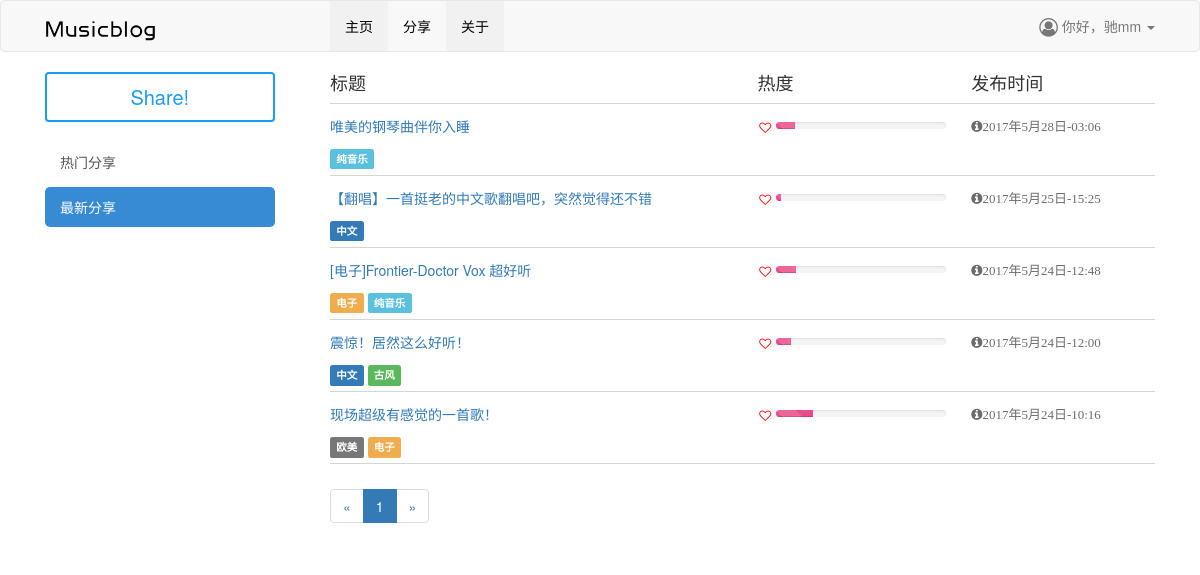
The page /indexbynew/ (signed in) on the database its author committed.
### app/models.py (models this page shows, shortened)
class essay(models.Model):
    title = models.CharField(max_length=128,blank=False,null=False)
    auther = models.CharField(max_length=50,blank=False,null=False)
    creatdate = models.DateTimeField(auto_now_add=True)
    content = models.TextField()
    platform = models.CharField(max_length=128)
    link = models.CharField(max_length=2048,blank=False,null=False)
    like = models.IntegerField(default=0)
    comment = models.IntegerField(default=0)
    open = models.IntegerField(default=0)
    popular = models.DecimalField(max_digits=7,decimal_places=2,default=0)
    lable = models.CharField(max_length=128,default='')

### app/views.py (the view)
# urls.py: url(r'^indexbynew/$',v1.indexbynew,name='indexbynew'),
def indexbynew(request):
    blog_list = essay.objects.all().order_by('-creatdate')
    paginator = Paginator(blog_list,10)
    page = request.GET.get('page')
    try:
        blog_list = paginator.page(page)
    except PageNotAnInteger:
        blog_list = paginator.page(1)
    except EmptyPage:
        blog_list = paginator.page(1)
    numlist = range(1,paginator.num_pages+1)
    lablelist = []
    for e in blog_list:
        lablelist.append(str(e.lable).split(';')[1:])
    return render(request, 'index.html', {'posts': blog_list,'numlist':numlist,'lablelist':lablelist,'state':2})

### app/templates/index.html (shortened to what this page needs)
{% extends "base.html" %}
{% block content %}
        <div class="row">
            <div class="col-xs-6">
                <font face="youyuan" size="4">标题</font>
            </div>
            <div class="col-xs-3">
                <font face="youyuan" size="4">热度</font>
            </div>
            <div class="col-xs-3">
                <font face="youyuan" size="4">发布时间</font>
            </div>
        </div>
        <hr>
        {% for post in posts %}
        <div class="row">
            <div class="col-xs-6">
                <div class="news-list-item">
                    <a class="title" href="{% url 'show_blog' post.id %}">
                        <h5>{{ post.title }}</h5>
                    </a>
                    {% for i in lablelist %}
                        {% ifequal forloop.counter forloop.parentloop.counter %}
                            {% for j in i %}
                                {% ifequal j '电子' %}
                                    <span class="label label-warning">{{j}}</span>
                                {% endifequal %}
                                {% ifequal j '欧美' %}
                                    <span class="label label-default">{{j}}</span>
                                {% endifequal %}
                                {% ifequal j '纯音乐' %}
                                    <span class="label label-info">{{j}}</span>
                                {% endifequal %}
                                {% ifequal j '中文' %}
                                    <span class="label label-primary">{{j}}</span>
                                {% endifequal %}
                                {% ifequal j '古风' %}
                                    <span class="label label-success">{{j}}</span>
                                {% endifequal %}
                            {% endfor %}
                        {% endifequal %}
                    {% endfor %}
                </div>
            </div>
            <div class="col-xs-3">
                <h6>
                    <div style="float: left;width:10%;  margin-top: 1px;">
                        <i class="fa fa-heart-o fa-fw" aria-hidden="true" style="color: red;"></i>
                    </div>
                    <div style="float: left;width: 88%; margin-top: 3px;" >
                        <div class="progress" style="height: 7px;width: 170px;">
                            <div class="progress-bar progress-bar-danger progress-bar-striped active" role="progressbar" aria-valuenow="100" aria-valuemin="0" aria-valuemax="10" style="width:{{ post.popular }}%;color:#ea4c89">
                            </div>
                        </div>
                    </div>
                </h6>
            </div>
            <div class="col-xs-3">
                <div class="news-list-item">
                    <h6><span class="fa fa-info-circle info2">{{ post.creatdate|date:"Y年n月d日-H:i" }}</span></h6>
                </div>
            </div>
        </div>
        <hr>
        {% endfor%}
        <nav aria-label="Page navigation" style="text-align: left">
            <ul class="pagination">
                {% if posts.has_previous %}
                <li>
                    <a href="?page={{ posts.previous_page_number }}" aria-label="Previous">
                        <span aria-hidden="true">&laquo;</span>
                    </a>
                </li>
                {% else %}
                    <li class="disable">
                    <a aria-label="Previous">
                        <span aria-hidden="true">&laquo;</span>
                    </a>
                    </li>
                {% endif %}
                {% for i in numlist %}
                    {% if i == posts.number %}
                        <li class="active"><a href="?page={{i}}">{{i}}</a></li>
                    {% else %}
                        <li><a href="?page={{i}}">{{i}}</a></li>
                    {% endif %}
                {% endfor %}
                {% if posts.has_next %}
                    <li>
                        <a href="?page={{ posts.next_page_number }}" aria-label="Next">
                            <span aria-hidden="true">&raquo;</span>
                        </a>
                    </li>
                {% else %}
                    <li class="disable">
                        <a aria-label="Next">
                            <span aria-hidden="true">&raquo;</span>
                        </a>
                    </li>
                {% endif %}
            </ul>
        </nav>
{% endblock %}

### app/templates/base.html (shortened to what this page needs)
{% load staticfiles %}
<!DOCTYPE html>
<html lang="zh-CN" xmlns="http://www.w3.org/1999/xhtml">
<head>
<link type="text/css" rel="stylesheet" href="{% static 'css/demo.css' %}">
<link rel="stylesheet" href="{% static "css/xf.css" %}" media="all">
<link rel="stylesheet" href="{% static "css/bootstrap.css" %}">
<link rel="stylesheet" href="{% static "css/master.css" %}">
<link href="http://netdna.bootstrapcdn.com/font-awesome/4.7.0/css/font-awesome.min.css" rel="stylesheet">
<link rel="stylesheet" href="{% static "css/button.css" %}">
</head>
<body id="fuckbody">
    <nav class="navbar navbar-default" style="margin-top:0;">
    <div class="container">
        <div class="col-xs-3">
            <div class="navbar-header" style="margin-left:8px;">
                <a class="navbar-brand" href="{% url 'index' %}"></a>
            </div>
        </div>
        <div class="col-xs-9">
            <ul class="nav navbar-nav">
                <li><a href="/index/" style="background-color:#f1f1f1;"><font color="#000">主页</font></a></li>
                {% if request.user.is_authenticated %}
                <li><a href="/index/add_essay/"><font color="#000">分享</font></a></li>
                {% else %}
                <li><a><font color="#000" onclick="pleaselogin()">分享</font></a></li>
                {% endif %}
                <li><a href="http://weibo.com/u/2238952445?refer_flag=1001030102_" style="background-color:#f1f1f1;"><font color="#000">关于</font></a></li>
            </ul>
            <ul class="nav navbar-nav navbar-right">
                <li class="dropdown">
                <a class="dropdown-toggle" data-toggle="dropdown" href="#"><i class="fa fa-user-circle-o pull-center fa-lg"></i>
                    {% if request.user.is_authenticated %}
                    你好，{{ request.user.username }}
                    {% else %}
                <font color="#000">用户</font>
                    {% endif %}
                <span class="caret"></span></a>
                </li>
            </ul>
        </div>
    </div>
    </nav>
    <div class="container">
        <div class="col-xs-3">
            {% if request.user.is_authenticated %}
            <a href="{% url 'add_essay' %}" class="button button-glow button-border button-rounded button-primary button-large" style="width:90%;min-width: 150px;">Share!</a>
            {% else %}
            <a class="button button-glow button-border button-rounded button-primary button-large" style="width:90%;min-width: 150px;" onclick="pleaselogin();">Share!</a>
            {% endif %}
            <div>
                <br>
            </div>
            <div class="list-group side-bar" style="width:90%;">
                {% if state == 2 %}
                <a href="/index/" class="list-group-item">热门分享</a>
                <a href="/indexbynew/" class="list-group-item active">最新分享</a>
                {% endif %}
            </div>
        </div>
        <div class="col-xs-9">
            {% block content %}
            {% endblock %}
        </div>
    </div>
</body>
</html>

### app/static/css/demo.css (style rules this page uses)
body { margin:0; padding:0; }

### app/static/css/xf.css (style rules this page uses)
body, h1, h2, h3, h4, h5, h6, p, blockquote, pre, code, del, dfn, em, img, strong, dd, dl, dt, li, ol, ul, fieldset, form, label, button, input, table, caption, tbody, tfoot, thead, tr, th, td, menu { margin:0; padding:0; }
article, aside, details, figcaption, figure, footer, header, hgroup, nav, section { display:block }
ol, ul, menu { list-style:none }
em, i { font-style: normal; }
a { color:#0088DB; text-decoration:none; cursor:pointer }
body, button, input, select, textarea, code { font-size:12px; font-family:microsoft yahei; color: #444; }

### app/static/css/master.css (style rules this page uses)
.navbar-brand { background-image: url('../img/22.png'); width: 125px; height: 50px; background-size: 100%; border-radius: 10px; background-repeat: no-repeat; background-position: 70% 50%; margin:0px 70px 0px 0px; }
.side-bar .list-group-item { border: 80px; border-radius: 5px; margin-bottom: 5px; }
.side-bar .list-group-item.active { background-color: #378bd4; }
.news-list-item .title { font-size: 18px; font-weight: bold; }
.news-list-item .info2 { color: #6c6c6c; font-size: 13px; margin-bottom: 15px; }
.progress-bar-danger { background-color: #ea4c89; }

### app/templates/index.html (style rules this page uses)
hr { margin-top: 5px; margin-bottom: 5px; border: 0; border-top: 1px solid #d5d5d5; }

### rows shown on the page
essay: title "唯美的钢琴曲伴你入睡", i "纯音乐", {{ post.popular }} 11.00 (drawn), creatdate "2017年5月28日-03:06"
essay: title "【翻唱】一首挺老的中文歌翻唱吧，突然觉得还不错", i "中文", {{ post.popular }} 3.00 (drawn), creatdate "2017年5月25日-15:25"
essay: title "[电子]Frontier-Doctor Vox 超好听", i "电子", i "纯音乐", {{ post.popular }} 12.00 (drawn), creatdate "2017年5月24日-12:48"
essay: title "震惊！居然这么好听！", i "中文", i "古风", {{ post.popular }} 9.00 (drawn), creatdate "2017年5月24日-12:00"
essay: title "现场超级有感觉的一首歌！", i "欧美", i "电子", {{ post.popular }} 22.00 (drawn), creatdate "2017年5月24日-10:16"

### other values the page prints
{{ request.user.username }} "驰mm"
{{ i }} "1"
